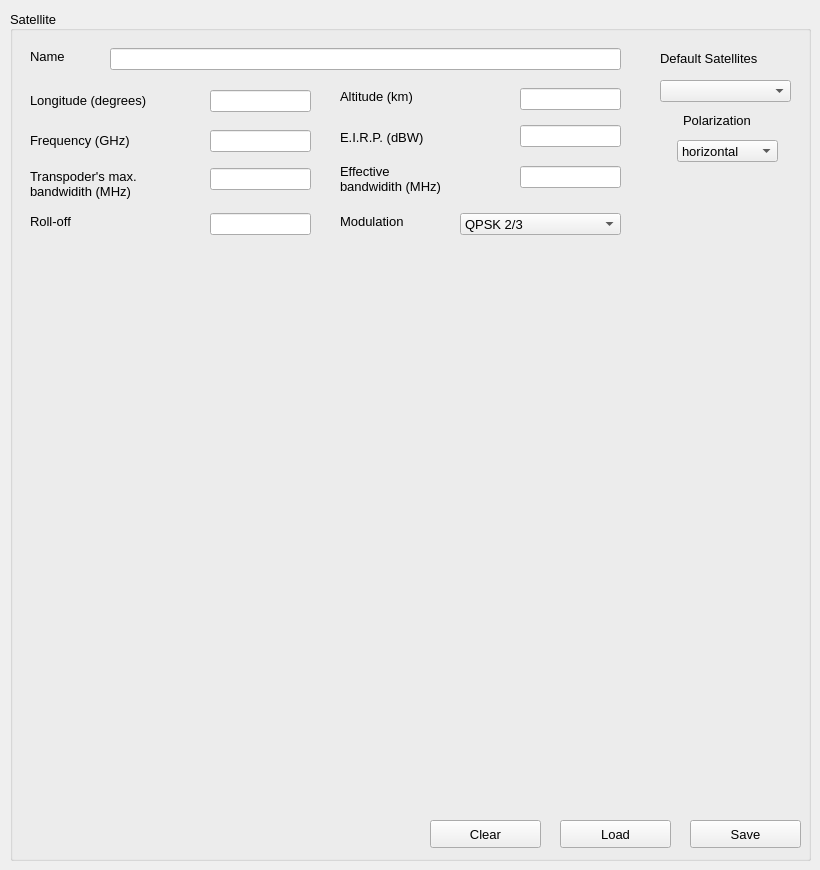
      <widget class="QWidget" name="satellite_page_2">
       <widget class="QGroupBox" name="groupBox_12">
        <property name="geometry">
         <rect>
          <x>10</x>
          <y>10</y>
          <width>801</width>
          <height>851</height>
         </rect>
        </property>
        <property name="font">
         <font>
          <pointsize>10</pointsize>
         </font>
        </property>
        <property name="autoFillBackground">
         <bool>false</bool>
        </property>
        <property name="title">
         <string>Satellite</string>
        </property>
        <property name="alignment">
         <set>Qt::AlignJustify|Qt::AlignVCenter</set>
        </property>
        <widget class="QLabel" name="label_38">
         <property name="geometry">
          <rect>
           <x>20</x>
           <y>38</y>
           <width>55</width>
           <height>16</height>
          </rect>
         </property>
         <property name="text">
          <string>Name</string>
         </property>
        </widget>
        <widget class="QLabel" name="label_69">
         <property name="geometry">
          <rect>
           <x>20</x>
           <y>80</y>
           <width>161</width>
           <height>21</height>
          </rect>
         </property>
         <property name="text">
          <string>Longitude (degrees)</string>
         </property>
        </widget>
        <widget class="QLineEdit" name="name_sat_2">
         <property name="geometry">
          <rect>
           <x>100</x>
           <y>38</y>
           <width>511</width>
           <height>22</height>
          </rect>
         </property>
        </widget>
        <widget class="QLineEdit" name="long_sat_2">
         <property name="geometry">
          <rect>
           <x>200</x>
           <y>80</y>
           <width>101</width>
           <height>22</height>
          </rect>
         </property>
        </widget>
        <widget class="QPushButton" name="save_sat_2">
         <property name="geometry">
          <rect>
           <x>680</x>
           <y>810</y>
           <width>111</width>
           <height>28</height>
          </rect>
         </property>
         <property name="font">
          <font>
           <pointsize>10</pointsize>
           <weight>50</weight>
           <bold>false</bold>
          </font>
         </property>
         <property name="text">
          <string>Save</string>
         </property>
        </widget>
        <widget class="QPushButton" name="load_sat_2">
         <property name="geometry">
          <rect>
           <x>550</x>
           <y>810</y>
           <width>111</width>
           <height>28</height>
          </rect>
         </property>
         <property name="font">
          <font>
           <pointsize>10</pointsize>
           <weight>50</weight>
           <bold>false</bold>
          </font>
         </property>
         <property name="text">
          <string>Load</string>
         </property>
        </widget>
        <widget class="QComboBox" name="default_sat_2">
         <property name="geometry">
          <rect>
           <x>650</x>
           <y>70</y>
           <width>131</width>
           <height>22</height>
          </rect>
         </property>
         <property name="font">
          <font>
           <pointsize>8</pointsize>
          </font>
         </property>
         <item>
          <property name="text">
           <string/>
          </property>
         </item>
         <item>
          <property name="text">
           <string>StarOne C2/C4</string>
          </property>
         </item>
         <item>
          <property name="text">
           <string>Hispamar</string>
          </property>
         </item>
         <item>
          <property name="text">
           <string>Claro</string>
          </property>
         </item>
         <item>
          <property name="text">
           <string>Menino Ney</string>
          </property>
         </item>
        </widget>
        <widget class="QLabel" name="label_70">
         <property name="geometry">
          <rect>
           <x>650</x>
           <y>40</y>
           <width>131</width>
           <height>16</height>
          </rect>
         </property>
         <property name="text">
          <string>Default Satellites</string>
         </property>
        </widget>
        <widget class="QLabel" name="label_78">
         <property name="geometry">
          <rect>
           <x>330</x>
           <y>78</y>
           <width>111</width>
           <height>16</height>
          </rect>
         </property>
         <property name="text">
          <string>Altitude (km)</string>
         </property>
        </widget>
        <widget class="QLineEdit" name="height_sat_2">
         <property name="geometry">
          <rect>
           <x>510</x>
           <y>78</y>
           <width>101</width>
           <height>22</height>
          </rect>
         </property>
        </widget>
        <widget class="QLabel" name="label_79">
         <property name="geometry">
          <rect>
           <x>330</x>
           <y>119</y>
           <width>121</width>
           <height>16</height>
          </rect>
         </property>
         <property name="text">
          <string>E.I.R.P. (dBW)</string>
         </property>
        </widget>
        <widget class="QLineEdit" name="eirp_sat_2">
         <property name="geometry">
          <rect>
           <x>510</x>
           <y>115</y>
           <width>101</width>
           <height>22</height>
          </rect>
         </property>
        </widget>
        <widget class="QLabel" name="label_91">
         <property name="geometry">
          <rect>
           <x>20</x>
           <y>148</y>
           <width>171</width>
           <height>51</height>
          </rect>
         </property>
         <property name="layoutDirection">
          <enum>Qt::LeftToRight</enum>
         </property>
         <property name="text">
          <string>Transpoder's max.
bandwidith (MHz)</string>
         </property>
        </widget>
        <widget class="QLineEdit" name="max_bw_sat_2">
         <property name="geometry">
          <rect>
           <x>200</x>
           <y>158</y>
           <width>101</width>
           <height>22</height>
          </rect>
         </property>
        </widget>
        <widget class="QLabel" name="label_92">
         <property name="geometry">
          <rect>
           <x>330</x>
           <y>143</y>
           <width>171</width>
           <height>51</height>
          </rect>
         </property>
         <property name="layoutDirection">
          <enum>Qt::LeftToRight</enum>
         </property>
         <property name="text">
          <string>Effective 
bandwidith (MHz)</string>
         </property>
        </widget>
        <widget class="QLineEdit" name="bw_util_sat_2">
         <property name="geometry">
          <rect>
           <x>510</x>
           <y>156</y>
           <width>101</width>
           <height>22</height>
          </rect>
         </property>
        </widget>
        <widget class="QLabel" name="label_93">
         <property name="geometry">
          <rect>
           <x>20</x>
           <y>203</y>
           <width>61</width>
           <height>16</height>
          </rect>
         </property>
         <property name="text">
          <string>Roll-off</string>
         </property>
        </widget>
        <widget class="QLineEdit" name="rolloff_sat_2">
         <property name="geometry">
          <rect>
           <x>200</x>
           <y>203</y>
           <width>101</width>
           <height>22</height>
          </rect>
         </property>
        </widget>
        <widget class="QLabel" name="label_94">
         <property name="geometry">
          <rect>
           <x>330</x>
           <y>203</y>
           <width>91</width>
           <height>16</height>
          </rect>
         </property>
         <property name="text">
          <string>Modulation</string>
         </property>
        </widget>
        <widget class="QComboBox" name="modcod_sat_2">
         <property name="geometry">
          <rect>
           <x>450</x>
           <y>203</y>
           <width>161</width>
           <height>22</height>
          </rect>
         </property>
         <item>
          <property name="text">
           <string>QPSK 2/3</string>
          </property>
         </item>
         <item>
          <property name="text">
           <string>8PSK 30/33</string>
          </property>
         </item>
         <item>
          <property name="text">
           <string>64 QAM</string>
          </property>
         </item>
        </widget>
        <widget class="QLabel" name="label_95">
         <property name="geometry">
          <rect>
           <x>20</x>
           <y>120</y>
           <width>131</width>
           <height>20</height>
          </rect>
         </property>
         <property name="text">
          <string>Frequency (GHz)</string>
         </property>
        </widget>
        <widget class="QLineEdit" name="freq_sat_2">
         <property name="geometry">
          <rect>
           <x>200</x>
           <y>120</y>
           <width>101</width>
           <height>22</height>
          </rect>
         </property>
        </widget>
        <widget class="QLabel" name="label_17">
         <property name="geometry">
          <rect>
           <x>673</x>
           <y>100</y>
           <width>91</width>
           <height>20</height>
          </rect>
         </property>
         <property name="text">
          <string>Polarization</string>
         </property>
        </widget>
        <widget class="QComboBox" name="pol_sat_3">
         <property name="geometry">
          <rect>
           <x>667</x>
           <y>130</y>
           <width>101</width>
           <height>22</height>
          </rect>
         </property>
         <item>
          <property name="text">
           <string>horizontal</string>
          </property>
         </item>
         <item>
          <property name="text">
           <string>vertical</string>
          </property>
         </item>
         <item>
          <property name="text">
           <string>circular</string>
          </property>
         </item>
        </widget>
        <widget class="QPushButton" name="clear_sat_2">
         <property name="geometry">
          <rect>
           <x>420</x>
           <y>810</y>
           <width>111</width>
           <height>28</height>
          </rect>
         </property>
         <property name="font">
          <font>
           <pointsize>10</pointsize>
           <weight>50</weight>
           <bold>false</bold>
          </font>
         </property>
         <property name="text">
          <string>Clear</string>
         </property>
        </widget>
       </widget>
      </widget>
